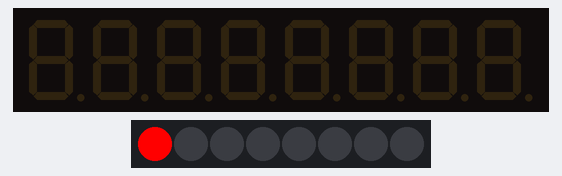
Bench run of a sketch on a simulated Arduino Uno, built with avr-gcc and run on an emulated ATmega328P. On the bench: 8-digit seven-segment display, 8 RGB LEDs in strip order, left to right. Wiring (inferred from the names in the program): TM1638 display and keys: STB pin 7; clock pin 9; DIO pin 8.

Above: at 0.05 s.
At 0.6 s:
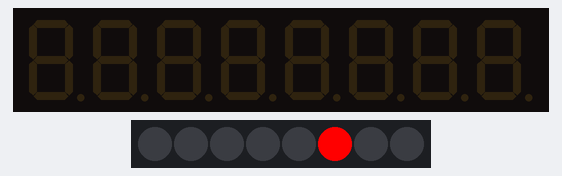
At 1.16 s:
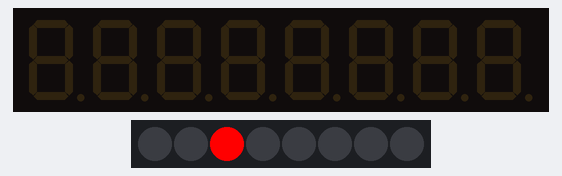
Timing chart, 0 to 40.0 s (numbered marks = the images above):
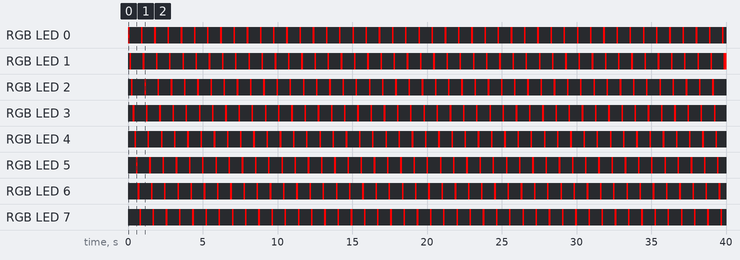

Measured:
- by itself, RGB LED 0–7: alternates RGB(255, 0, 0) for 0.11 s and off for 0.77 s
- by itself, everything shown: repeats every 0.88 s, in 8 steps

The sketch:

TM1638_ArduinoModule.ino
```cpp
const int strobe = 7;
const int clock = 9;
const int data = 8;


void sendCommand(uint8_t value)
{
  digitalWrite(strobe, LOW);
  shiftOut(data, clock, LSBFIRST, value);
  digitalWrite(strobe, HIGH);
}

void reset()
{
  sendCommand(0x40); // set auto increment mode
  digitalWrite(strobe, LOW);
  shiftOut(data, clock, LSBFIRST, 0xc0);   // set starting address to 0
  for(uint8_t i = 0; i < 16; i++)
  {
    shiftOut(data, clock, LSBFIRST, 0x00);
  }
  digitalWrite(strobe, HIGH);
}

void setup()
{
  pinMode(strobe, OUTPUT);
  pinMode(clock, OUTPUT);
  pinMode(data, OUTPUT);

  sendCommand(0x8f);  // activate
  reset();
  sendCommand(0x44);  // set single address
}

void loop()
{


 for (int i=0;i<16;)
 {
  digitalWrite(strobe, LOW);
  shiftOut(data, clock, LSBFIRST, 0xc1+i); // led on
  shiftOut(data, clock, LSBFIRST, 1);
  digitalWrite(strobe, HIGH);
  delay(100);
   digitalWrite(strobe, LOW);
  shiftOut(data, clock, LSBFIRST, 0xc1+i); // led off
  shiftOut(data, clock, LSBFIRST,0);
  digitalWrite(strobe, HIGH);
   delay(10);
   i+=2;
 }


}
```
